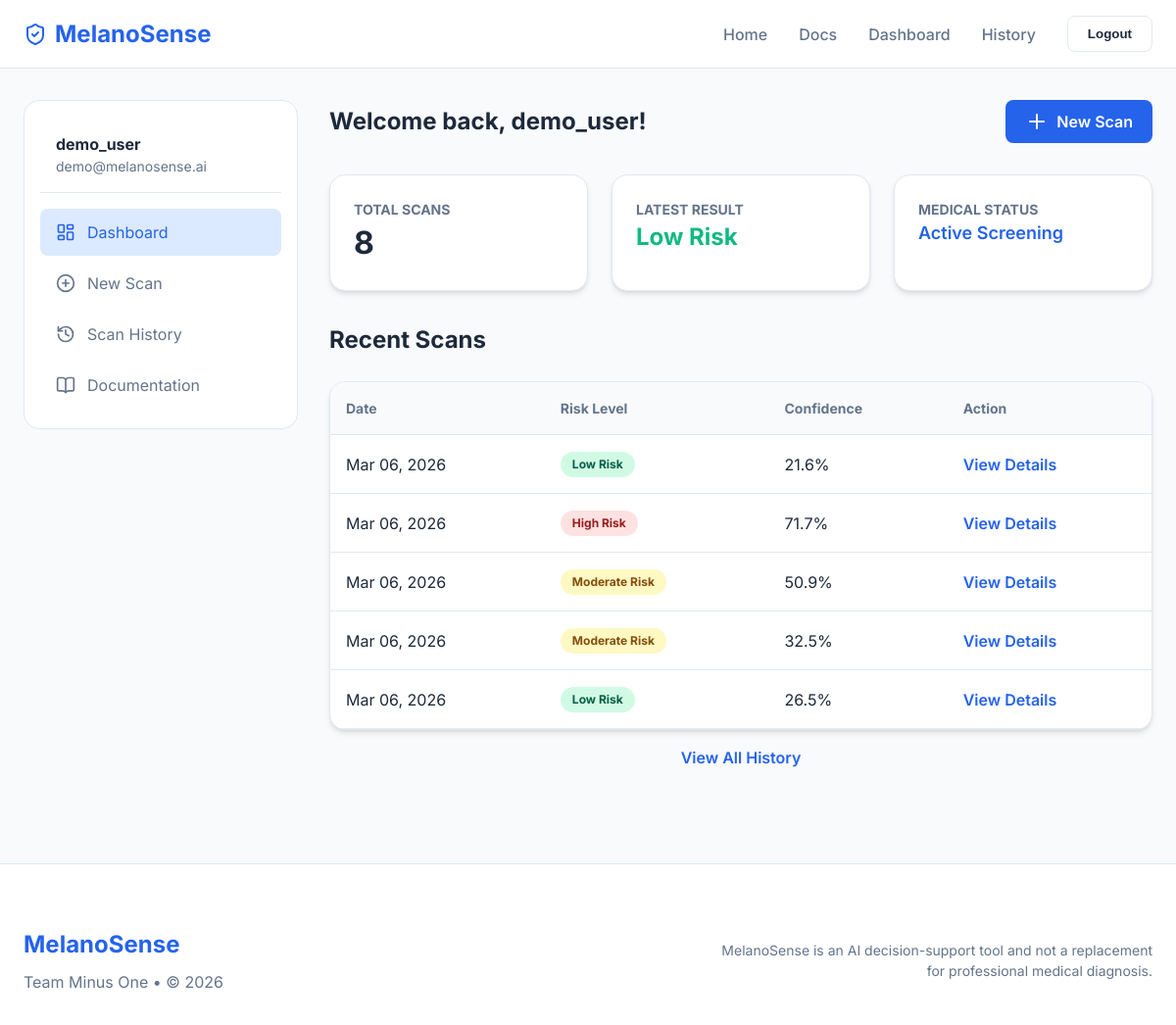
Before: /dashboard/ (signed in) with the older database file.
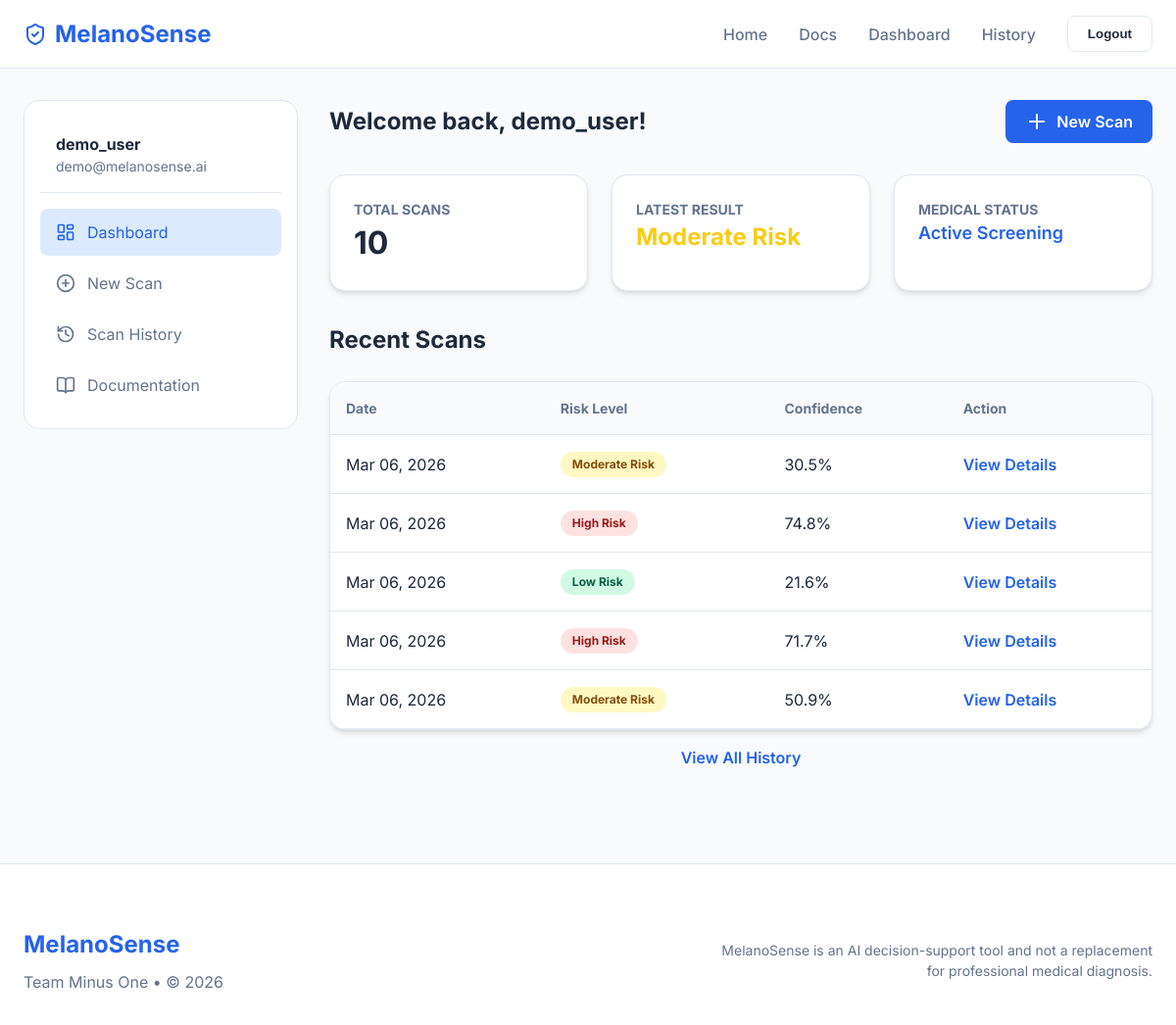
After: the same page with the newer database file.
### predictor/models.py (models this page shows, shortened)
class Scan(models.Model):
    id = models.UUIDField(primary_key=True, default=uuid.uuid4, editable=False)
    user = models.ForeignKey(User, on_delete=models.CASCADE, related_name='scans')
    image = models.ForeignKey(MedicalImage, on_delete=models.CASCADE)
    risk_level = models.CharField(max_length=20, choices=[('Low', 'Low Risk'), ('Moderate', 'Moderate Risk'), ('High', 'High Risk')])
    confidence = models.FloatField()
    age = models.IntegerField()
    sex = models.CharField(max_length=10)
    localization = models.CharField(max_length=50)
    heatmap_image = models.ImageField(upload_to='analysis/heatmaps/', null=True, blank=True)
    roi_image = models.ImageField(upload_to='analysis/roi/', null=True, blank=True)
    created_at = models.DateTimeField(auto_now_add=True)

### predictor/views.py (the view)
# urls.py: path('dashboard/', views.dashboard, name='dashboard'),
@login_required
def dashboard(request):
    recent_scans = Scan.objects.filter(user=request.user).order_by('-created_at')[:5]
    return render(request, 'dashboard/dashboard.html', {
        'recent_scans': recent_scans,
        'user': request.user
    })

### templates/dashboard/dashboard.html (shortened to what the changed rows need)
{% extends 'base.html' %}
{% load static %}
{% block content %}
<div class="container">
    <div class="dashboard-grid">
        <aside class="sidebar">
            <div style="padding: 1rem; border-bottom: 1px solid var(--border); margin-bottom: 1rem;">
                <h3 style="font-size: 1rem;">{{ user.get_full_name|default:user.username }}</h3>
                <p style="font-size: 0.875rem; color: var(--text-muted);">{{ user.email }}</p>
            </div>
        </aside>
        <section>
            <div class="flex-between mb-4">
                <h1>Welcome back, {{ user.first_name|default:user.username }}!</h1>
                <a href="/scan" class="btn btn-primary">
                    <i data-lucide="plus"></i>
                    New Scan
                </a>
            </div>
            <div style="display: grid; grid-template-columns: repeat(3, 1fr); gap: 1.5rem;" class="mb-4">
                <div class="card">
                    <h3 class="text-sm uppercase" style="color: var(--text-muted);">Total Scans</h3>
                    <p class="text-xl font-bold" style="font-size: 2rem;">{{ user.scans.count }}</p>
                </div>
                <div class="card">
                    <h3 class="text-sm uppercase" style="color: var(--text-muted);">Latest Result</h3>
                    {% with latest=recent_scans.first %}
                    {% if latest %}
                    <p class="text-xl font-bold text-risk-{{ latest.risk_level|lower|cut:' risk' }}">
                        {{ latest.risk_level }}{% if 'Risk' not in latest.risk_level %} Risk{% endif %}
                    </p>
                    {% else %}
                    <p class="text-lg" style="color: var(--text-muted);">No scans yet</p>
                    {% endif %}
                    {% endwith %}
                </div>
            </div>
            <h2 class="mb-3">Recent Scans</h2>
            {% if recent_scans %}
            <div class="card table-container">
                <table class="table">
                    <thead>
                        <tr>
                            <th>Date</th>
                            <th>Risk Level</th>
                            <th>Confidence</th>
                            <th>Action</th>
                        </tr>
                    </thead>
                    <tbody>
                        {% for scan in recent_scans %}
                        <tr>
                            <td>{{ scan.created_at|date:"M d, Y" }}</td>
                            <td>
                                <span class="badge risk-{{ scan.risk_level|lower|cut:' risk' }} text-xs">
                                    {{ scan.risk_level }}{% if 'Risk' not in scan.risk_level %} Risk{% endif %}
                                </span>
                            </td>
                            <td>{{ scan.confidence|floatformat:1 }}%</td>
                            <td>
                                <a href="/scan/?id={{ scan.id }}" class="font-semibold"
                                    style="color: var(--primary); text-decoration: none;">View Details</a>
                            </td>
                        </tr>
                        {% endfor %}
                    </tbody>
                </table>
            </div>
            {% endif %}
        </section>
    </div>
</div>
{% endblock %}

Changed rows visible on the page:
no longer on this page (row edited): Scan: created_at "Mar 06, 2026", risk_level "Moderate", shows "Risk", confidence "32.5"
no longer on this page (row unchanged): Scan: created_at "Mar 06, 2026", risk_level "Low", shows "Risk", confidence "26.5"
added Scan: risk_level "Moderate", created_at "Mar 06, 2026", shows "Risk", confidence "30.5"
added Scan: created_at "Mar 06, 2026", risk_level "High", shows "Risk", confidence "74.8"
Other visible differences:
{{ user.scans.count }}: "8" → "10"
{{ latest.risk_level }}: "Low" → "Moderate"
